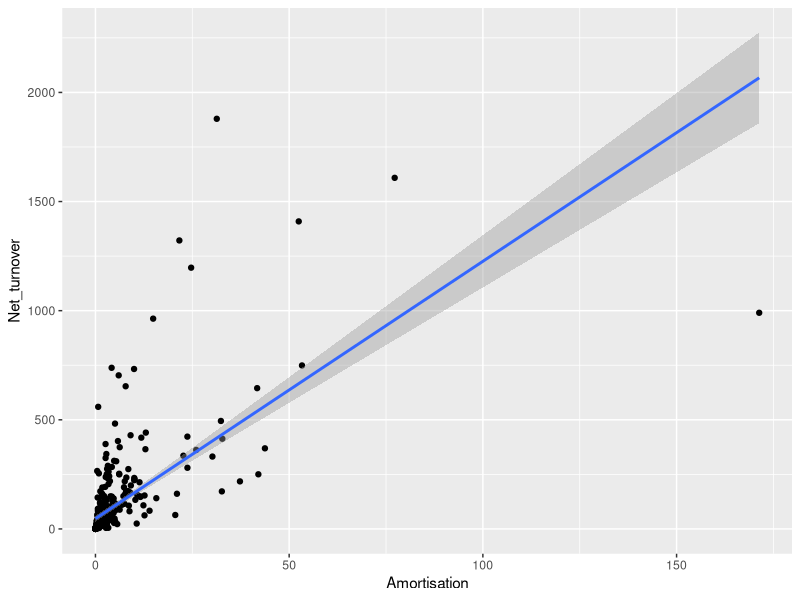
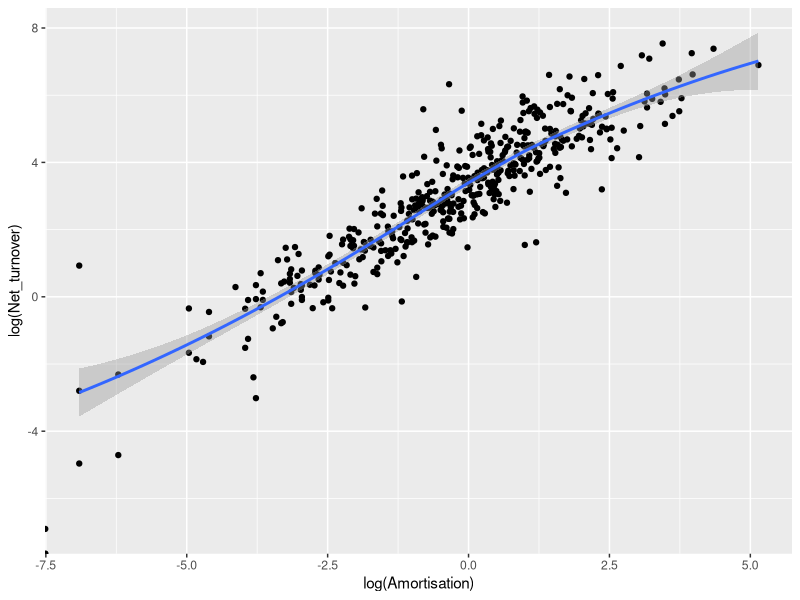
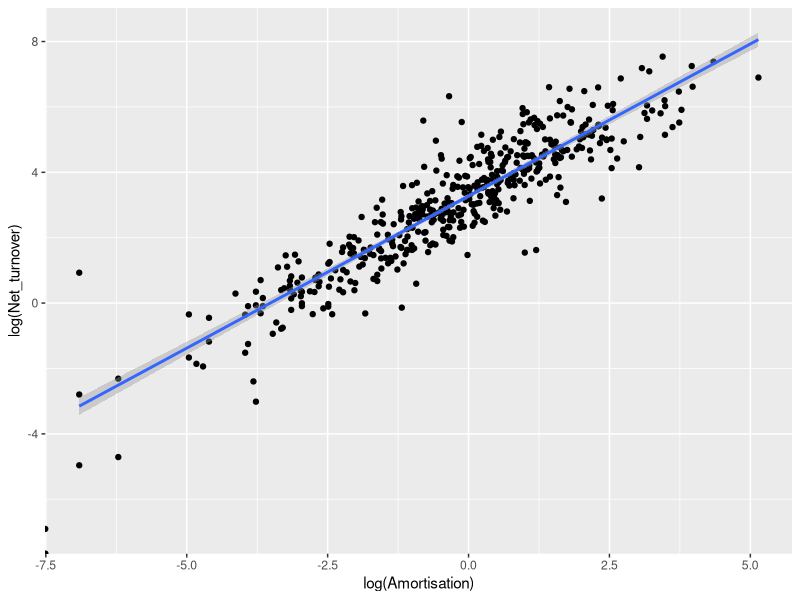

R code for these plots, in order: (Note: this script raises an error after producing the figures.)
#####log-log model
setwd("C:/Stats/Class 11")
prodfun <- read.csv("Szakag03EN.csv")
# all numerical numbers nice

#linear model
linfun <- lm(data = prodfun, Net_turnover~ .)
summary(linfun)
#let see with graph
library(ggplot2)
ggplot(data=prodfun, aes(x=Amortisation, y=Net_turnover))+
  geom_point()+
  stat_smooth(method=lm)
#doesn't look nice

ggplot(data=prodfun, aes(x=log(Amortisation), y=log(Net_turnover)))+
  geom_point()+
  stat_smooth(method="loess")

ggplot(data=prodfun, aes(x=log(Amortisation), y=log(Net_turnover)))+
  geom_point()+
  stat_smooth(method=lm)
#with log looks super good 

#log log model
loglog <- lm(log(Net_turnover)~log(Fixed_asset)+log(Current_assets)+log(Liabilities)+
               log(Personal_expenses)+log(Amortisation), data = prodfun)
#error because we have null values
prodfun <- lapply(prodfun, function(x) ifelse(x==0, NA, x))
prodfun <- as.data.frame(prodfun)
prodfun <- prodfun[complete.cases(prodfun), ] 
#from 479 to 476 observations
loglog <- lm(log(Net_turnover)~log(Fixed_asset)+log(Current_assets)+log(Liabilities)+
               log(Personal_expenses)+log(Amortisation), data = prodfun)
summary(loglog)

#log-log interpretation
#constant elasticity model
#B parameter shows the elasticity too 
#log-log percentage-percentage
#One percentage dollar increase in fixed asset would result in -0.29 % change in net_turnover


#which model is better? the linear or the loglog?
#we can't use the AIC, BIC and adjusted R-squared to compared the linear 
#and log-log model
#because the dependent variables are different
#in the loglog model the logarithm of the net turnover is the dependent 
#comparison acc to the residual sum of squares for the levels

#test for the specification of the model
#Ramsey RESET test #a form of global F-test
resettest(loglog)
#H0: the specification of the model is correct
#H1: the specification of the model is not correct
#p-value is almost 0, so the specification is not correct,
#we should change the functional form 
#the log log model function is not correct